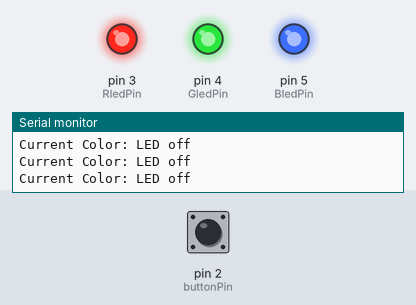
A sketch run on a simulated Arduino Uno, built with avr-gcc and run on an emulated ATmega328P. Shown: output pins drawn as LEDs (lit = HIGH), the last lines printed to the serial monitor. Dashed ring = blinking. Inputs (shaded band) come from the test bench; at power-on: pin 2 (buttonPin) HIGH.

Above: at 1.2 s.
1.3 s: pin 2 (buttonPin) pulled LOW for 0.15 s
At 1.44 s:
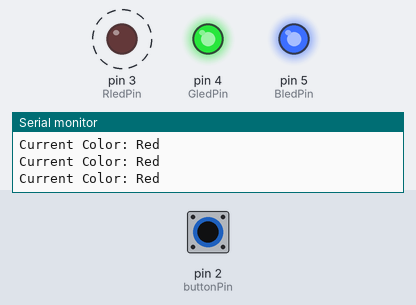
4.3 s: pin 2 (buttonPin) pulled LOW for 1 s
At 4.42 s:
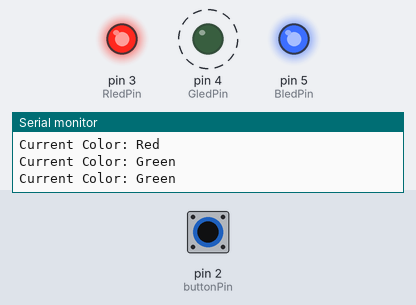
7.3 s: pin 2 (buttonPin) pulled LOW for 0.15 s
At 7.45 s:
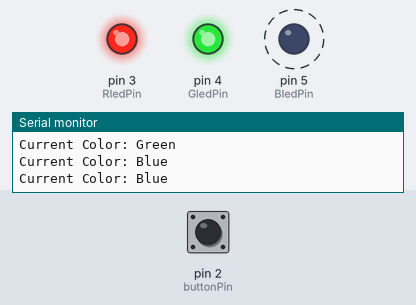
10.3 s: pin 2 (buttonPin) pulled LOW for 3.2 s
At 10.56 s:
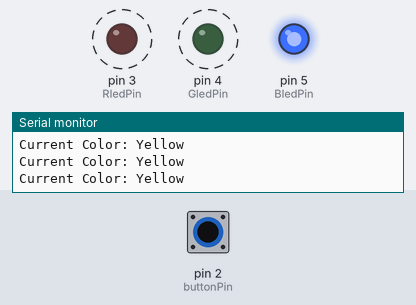
15.0 s: pin 2 (buttonPin) pulled LOW for 0.15 s
At 15.16 s:
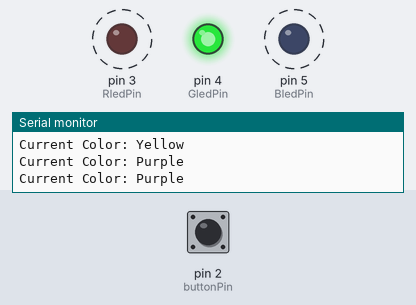
18.0 s: pin 2 (buttonPin) pulled LOW for 1 s
At 18.26 s:
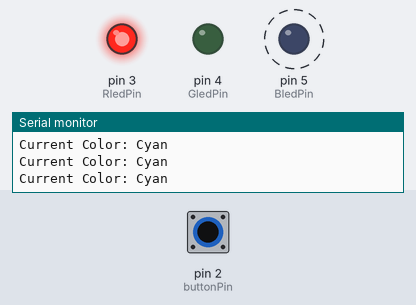
Timing chart, 0 to 22.0 s (numbered marks = the images above; inputs shaded):
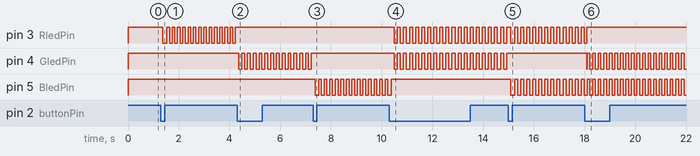

The sketch:

20260930lightchange.ino
```cpp
const int buttonPin = 2;  // 按鈕腳位
const int RledPin   = 3;  // R 腳位
const int GledPin   = 4;  // G 腳位
const int BledPin   = 5;  // B 腳位

// ---------- 變數 ----------
int buttonState = 0;          // 讀取按鈕狀態
int ledState = LOW;           // 閃爍狀態(LOW = 亮, HIGH = 滅)
int ledcolor    = 0;          // 目前顏色編號 (0~8)
bool ButtonPressed = false;   // 按鈕是否已被按下(避免按住連續切換)
String currentcolor = "led";  // 目前顏色名稱(顯示用)
unsigned long previousMillis = 0;  // 上次切換閃爍狀態的時間
const long interval = 100;        // 閃爍間隔(毫秒)

void setup() {
  // 將 LED 腳位設為輸出
  pinMode(RledPin, OUTPUT);
  pinMode(GledPin, OUTPUT);
  pinMode(BledPin, OUTPUT);

  // 將按鈕腳位設為輸入(按下為 LOW,使用內建上拉電阻)
  pinMode(buttonPin, INPUT_PULLUP);

  // 序列埠鮑率設定
  Serial.begin(9600);
}

void loop() {
  // 讀取按鈕狀態
  buttonState = digitalRead(buttonPin);

  // 顯示目前顏色
  Serial.print("Current Color: ");
  Serial.println(currentcolor);

  // 剛按下(且之前是放開狀態)-> 切換到下一個顏色
  if (buttonState == LOW && !ButtonPressed) {
    ledcolor = ledcolor + 1;
    ButtonPressed = true;
    delay(50);  // 按下防彈跳
  }

  // 放開按鈕 -> 重設旗標
  if (buttonState == HIGH && ButtonPressed) {
    ButtonPressed = false;
    delay(50);  // 放開防彈跳
  }

  // 每隔 interval 毫秒,切換一次閃爍狀態
  unsigned long currentMillis = millis();
  if (currentMillis - previousMillis >= interval) {
    previousMillis = currentMillis;
    if (ledState == LOW) {
      ledState = HIGH;
    } else {
      ledState = LOW;
    }
  }

  // 依照 ledcolor 與 ledState 決定 LED 顏色與是否亮燈
  if (ledcolor == 0) {
    // 全滅
    currentcolor = "LED off";
    digitalWrite(RledPin, HIGH);
    digitalWrite(GledPin, HIGH);
    digitalWrite(BledPin, HIGH);
  }
  else if (ledcolor == 1) {
    // RED 紅
    currentcolor = "Red";
    if (ledState == LOW) {
      digitalWrite(RledPin, LOW);
      digitalWrite(GledPin, HIGH);
      digitalWrite(BledPin, HIGH);
    } else {
      digitalWrite(RledPin, HIGH);
      digitalWrite(GledPin, HIGH);
      digitalWrite(BledPin, HIGH);
    }
  }
  else if (ledcolor == 2) {
    // GREEN 綠
    currentcolor = "Green";
    if (ledState == LOW) {
      digitalWrite(RledPin, HIGH);
      digitalWrite(GledPin, LOW);
      digitalWrite(BledPin, HIGH);
    } else {
      digitalWrite(RledPin, HIGH);
      digitalWrite(GledPin, HIGH);
      digitalWrite(BledPin, HIGH);
    }
  }
  else if (ledcolor == 3) {
    // BLUE 藍
    currentcolor = "Blue";
    if (ledState == LOW) {
      digitalWrite(RledPin, HIGH);
      digitalWrite(GledPin, HIGH);
      digitalWrite(BledPin, LOW);
    } else {
      digitalWrite(RledPin, HIGH);
      digitalWrite(GledPin, HIGH);
      digitalWrite(BledPin, HIGH);
    }
  }
  else if (ledcolor == 4) {
    // YELLOW 黃(紅 + 綠)
    currentcolor = "Yellow";
    if (ledState == LOW) {
      digitalWrite(RledPin, LOW);
      digitalWrite(GledPin, LOW);
      digitalWrite(BledPin, HIGH);
    } else {
      digitalWrite(RledPin, HIGH);
      digitalWrite(GledPin, HIGH);
      digitalWrite(BledPin, HIGH);
    }
  }
  else if (ledcolor == 5) {
    // PURPLE 紫(紅 + 藍)
    currentcolor = "Purple";
    if (ledState == LOW) {
      digitalWrite(RledPin, LOW);
      digitalWrite(GledPin, HIGH);
      digitalWrite(BledPin, LOW);
    } else {
      digitalWrite(RledPin, HIGH);
      digitalWrite(GledPin, HIGH);
      digitalWrite(BledPin, HIGH);
    }
  }
  else if (ledcolor == 6) {
    // CYAN 青(綠 + 藍)
    currentcolor = "Cyan";
    if (ledState == LOW) {
      digitalWrite(RledPin, HIGH);
      digitalWrite(GledPin, LOW);
      digitalWrite(BledPin, LOW);
    } else {
      digitalWrite(RledPin, HIGH);
      digitalWrite(GledPin, HIGH);
      digitalWrite(BledPin, HIGH);
    }
  }
  else if (ledcolor == 7) {
    // WHITE 白(紅 + 綠 + 藍)
    currentcolor = "White";
    if (ledState == LOW) {
      digitalWrite(RledPin, LOW);
      digitalWrite(GledPin, LOW);
      digitalWrite(BledPin, LOW);
    } else {
      digitalWrite(RledPin, HIGH);
      digitalWrite(GledPin, HIGH);
      digitalWrite(BledPin, HIGH);
    }
  }
  else if (ledcolor == 8) {
    // 回到起點,重新循環
    ledcolor = 0;
  }
}
```

Measured:
- after the input at 1.3 s, pin 3 (RledPin): alternates HIGH for 0.10 s and LOW for 0.10 s, starting after 0.08 s
- after the input at 4.3 s, pin 3 (RledPin): stops changing and stays HIGH; pin 4 (GledPin): alternates HIGH for 0.11 s and LOW for 0.11 s, starting after 0.07 s
- after the input at 7.3 s, pin 4 (GledPin): stops changing and stays HIGH; pin 5 (BledPin): alternates HIGH for 0.11 s and LOW for 0.11 s, starting after 0.09 s
- after the input at 10.3 s, pin 3 (RledPin), pin 4 (GledPin): alternates HIGH for 0.12 s and LOW for 0.12 s, starting after 0.20 s; pin 5 (BledPin): goes on until 10.4 s, then stays HIGH
- after the input at 15.0 s, pin 4 (GledPin): stops changing and stays HIGH; pin 5 (BledPin): alternates HIGH for 0.12 s and LOW for 0.12 s, starting after 0.10 s
- after the input at 18.0 s, pin 3 (RledPin): goes on until 18.1 s, then stays HIGH; pin 4 (GledPin): HIGH → LOW after 0.09 s, then repeats every 0.22 s: HIGH 0.11 s, LOW 0.11 s
